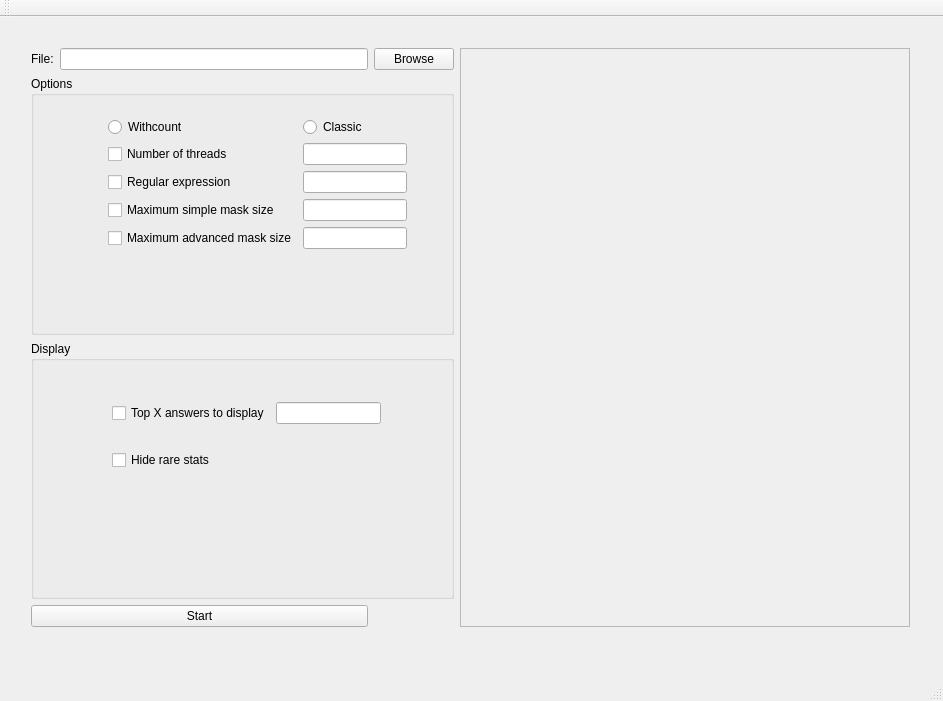
<?xml version="1.0" encoding="UTF-8"?>
<ui version="4.0">
 <class>MainWindow</class>
 <widget class="QMainWindow" name="MainWindow">
  <property name="enabled">
   <bool>true</bool>
  </property>
  <property name="geometry">
   <rect>
    <x>0</x>
    <y>0</y>
    <width>943</width>
    <height>701</height>
   </rect>
  </property>
  <property name="sizePolicy">
   <sizepolicy hsizetype="Fixed" vsizetype="Fixed">
    <horstretch>0</horstretch>
    <verstretch>0</verstretch>
   </sizepolicy>
  </property>
  <property name="minimumSize">
   <size>
    <width>943</width>
    <height>701</height>
   </size>
  </property>
  <property name="maximumSize">
   <size>
    <width>943</width>
    <height>701</height>
   </size>
  </property>
  <property name="windowTitle">
   <string>MainWindow</string>
  </property>
  <widget class="QWidget" name="centralWidget">
   <widget class="QWidget" name="horizontalLayoutWidget">
    <property name="geometry">
     <rect>
      <x>20</x>
      <y>20</y>
      <width>901</width>
      <height>601</height>
     </rect>
    </property>
    <layout class="QHBoxLayout" name="horizontalLayout">
     <item>
      <layout class="QGridLayout" name="gridLayout">
       <item row="0" column="1">
        <widget class="QLineEdit" name="fileLine">
         <property name="sizePolicy">
          <sizepolicy hsizetype="Expanding" vsizetype="Fixed">
           <horstretch>0</horstretch>
           <verstretch>0</verstretch>
          </sizepolicy>
         </property>
         <property name="minimumSize">
          <size>
           <width>300</width>
           <height>0</height>
          </size>
         </property>
         <property name="maximumSize">
          <size>
           <width>1000000</width>
           <height>16777215</height>
          </size>
         </property>
        </widget>
       </item>
       <item row="0" column="0">
        <widget class="QLabel" name="fileLabel">
         <property name="text">
          <string>File:</string>
         </property>
        </widget>
       </item>
       <item row="3" column="0" colspan="2">
        <widget class="QPushButton" name="startButton">
         <property name="text">
          <string>Start</string>
         </property>
        </widget>
       </item>
       <item row="0" column="2">
        <widget class="QPushButton" name="Browser">
         <property name="text">
          <string>Browse</string>
         </property>
        </widget>
       </item>
       <item row="1" column="0" colspan="3">
        <widget class="QGroupBox" name="groupBox">
         <property name="title">
          <string>Options</string>
         </property>
         <widget class="QWidget" name="gridLayoutWidget_2">
          <property name="geometry">
           <rect>
            <x>66</x>
            <y>30</y>
            <width>321</width>
            <height>156</height>
           </rect>
          </property>
          <layout class="QGridLayout" name="gridLayout_2">
           <item row="2" column="1">
            <widget class="QLineEdit" name="lineEdit_2"/>
           </item>
           <item row="0" column="0">
            <widget class="QRadioButton" name="withcountButton">
             <property name="text">
              <string>Withcount</string>
             </property>
            </widget>
           </item>
           <item row="0" column="1">
            <widget class="QRadioButton" name="classicButton">
             <property name="text">
              <string>Classic</string>
             </property>
            </widget>
           </item>
           <item row="1" column="1">
            <widget class="QLineEdit" name="lineEdit"/>
           </item>
           <item row="1" column="0">
            <widget class="QCheckBox" name="checkBox">
             <property name="text">
              <string>Number of threads</string>
             </property>
            </widget>
           </item>
           <item row="2" column="0">
            <widget class="QCheckBox" name="checkBox_2">
             <property name="text">
              <string>Regular expression</string>
             </property>
            </widget>
           </item>
           <item row="3" column="0">
            <widget class="QCheckBox" name="checkBox_3">
             <property name="text">
              <string>Maximum simple mask size</string>
             </property>
            </widget>
           </item>
           <item row="3" column="1">
            <widget class="QLineEdit" name="lineEdit_3"/>
           </item>
           <item row="4" column="1">
            <widget class="QLineEdit" name="lineEdit_4"/>
           </item>
           <item row="4" column="0">
            <widget class="QCheckBox" name="checkBox_4">
             <property name="text">
              <string>Maximum advanced mask size</string>
             </property>
            </widget>
           </item>
          </layout>
         </widget>
        </widget>
       </item>
       <item row="2" column="0" colspan="3">
        <widget class="QGroupBox" name="groupBox_2">
         <property name="title">
          <string>Display</string>
         </property>
         <widget class="QWidget" name="gridLayoutWidget_3">
          <property name="geometry">
           <rect>
            <x>70</x>
            <y>30</y>
            <width>291</width>
            <height>131</height>
           </rect>
          </property>
          <layout class="QGridLayout" name="gridLayout_3">
           <item row="0" column="0">
            <widget class="QCheckBox" name="topCheckBox">
             <property name="text">
              <string>Top X answers to display</string>
             </property>
            </widget>
           </item>
           <item row="0" column="1">
            <widget class="QLineEdit" name="topLineEdit"/>
           </item>
           <item row="1" column="0">
            <widget class="QCheckBox" name="hiderareCheckBox">
             <property name="text">
              <string>Hide rare stats</string>
             </property>
            </widget>
           </item>
          </layout>
         </widget>
        </widget>
       </item>
      </layout>
     </item>
     <item>
      <widget class="QFrame" name="resultFrame">
       <property name="minimumSize">
        <size>
         <width>450</width>
         <height>0</height>
        </size>
       </property>
       <property name="frameShape">
        <enum>QFrame::StyledPanel</enum>
       </property>
       <property name="frameShadow">
        <enum>QFrame::Raised</enum>
       </property>
      </widget>
     </item>
    </layout>
   </widget>
  </widget>
  <widget class="QMenuBar" name="menuBar">
   <property name="geometry">
    <rect>
     <x>0</x>
     <y>0</y>
     <width>943</width>
     <height>25</height>
    </rect>
   </property>
  </widget>
  <widget class="QToolBar" name="mainToolBar">
   <attribute name="toolBarArea">
    <enum>TopToolBarArea</enum>
   </attribute>
   <attribute name="toolBarBreak">
    <bool>false</bool>
   </attribute>
  </widget>
  <widget class="QStatusBar" name="statusBar"/>
 </widget>
 <layoutdefault spacing="6" margin="11"/>
 <resources/>
 <connections/>
</ui>
